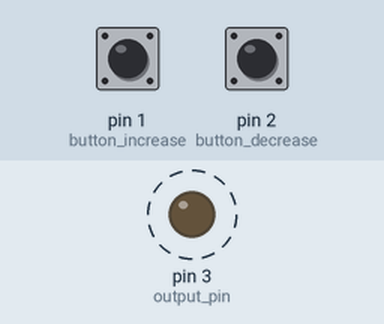
Bench run of a program on a simulated MicroPython board. Parts: output pins drawn as LEDs (lit = HIGH). Dashed ring = blinking. Inputs (shaded band) come from the test bench; at power-on: pin 1 (button_increase) HIGH, pin 2 (button_decrease) HIGH.

Above: at 0.6 s.
Timing chart, 0 to 3.0 s (numbered marks = the images above):
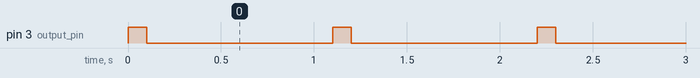

Measured:
- by itself, pin 3 (output_pin): alternates HIGH for 0.10 s and LOW for 1.0 s

The program:

emulator.py
```python
import machine
import time

INTERVAL = 1000
IMPULS_TIME = 100
TOLLERANCE = 200

last_increase_time = 0
last_decrease_time = 0

def increase_interval_handler(*args,**kwargs):
    global INTERVAL, last_increase_time
    if time.ticks_ms() - last_increase_time > TOLLERANCE:
        INTERVAL += 100
        last_increase_time = time.ticks_ms()

def decrease_interval_handler(*args,**kwargs):
    global INTERVAL, last_decrease_time
    if time.ticks_ms() - last_decrease_time > TOLLERANCE:
        if INTERVAL >= 200:
            INTERVAL -= 100
        last_decrease_time = time.ticks_ms()

button_increase = machine.Pin(1, machine.Pin.IN, machine.Pin.PULL_UP)
button_decrease = machine.Pin(2, machine.Pin.IN, machine.Pin.PULL_UP)
button_increase.irq(trigger=machine.Pin.IRQ_RISING, handler=increase_interval_handler)
button_decrease.irq(trigger=machine.Pin.IRQ_RISING, handler=decrease_interval_handler)
output_pin = machine.Pin(3, machine.Pin.OUT)

def send_impulse():
    global INTERVAL
    while True:
        output_pin.on()
        time.sleep_ms(IMPULS_TIME)
        output_pin.off()
        time.sleep_ms(INTERVAL)

if __name__ == '__main__':
    send_impulse()
```
